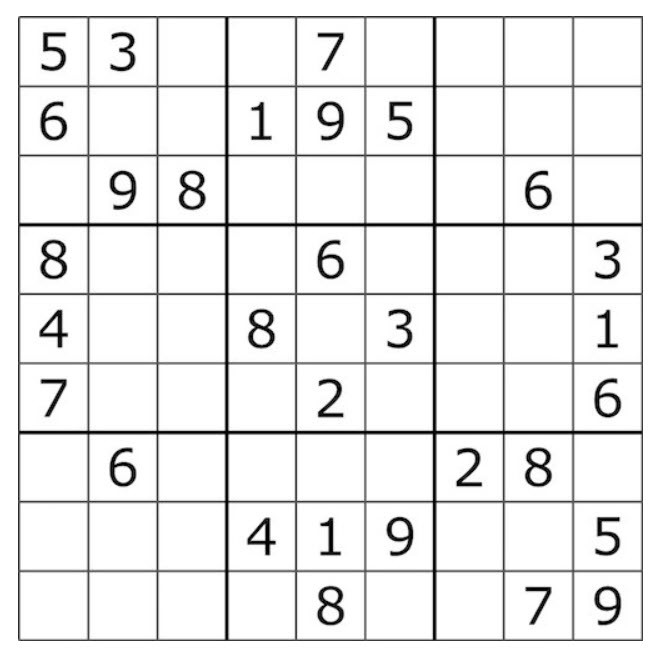
#> input picture test3.jpg, 657 x 652 px
$ python imgProcess.py
#> lines starting #> are read from the running program, lines starting #| are printed output that depends on the picture; after the words box and inside, x2 and y2 are one past the last pixel; in counts of white or black regions, pixels touching at a corner belong together
import cv2 as cv
import numpy as np
import operator


#function to display the image:
#https://opencv-python-tutroals.readthedocs.io/en/latest/py_tutorials/py_gui/py_image_display/py_image_display.html
def showImage(img):
	cv.imshow('Processing Images for COMP4102', img)
	cv.waitKey(0)
	cv.destroyAllWindows()


#Pre processing the image by the following steps:
	#1. blurring the image by cv.GaussianBlur with kernel size of 9x9
	#2. threshholding the image using cv.adaptiveThreshold which gives
		#better results over general threshholding
	#3. inverting the colour of the image using cv.bitwise_not
	#4. dilating the image to increase the thickness of lines to be more visible
def preProcessImg(image):
	blur = cv.GaussianBlur(img, (9,9), 0)
	thresh = cv.adaptiveThreshold(blur, 255, cv.ADAPTIVE_THRESH_GAUSSIAN_C, cv.THRESH_BINARY, 11, 2)
	thresh = cv.bitwise_not(thresh, thresh)

	'''
	if not skipDilate:
		kernel = np.array([[0., 1., 0.], [1., 1., 1.], [0., 1., 0.]], np.uint8)
		thresh = cv.dilate(thresh, kernel)
	'''
	return thresh


#https://docs.python.org/3/library/operator.html
#operator.itemgetter returns a tuple of lookup values. For example: After f = itemgetter(2), the call f(r) returns r[2].
#to get the 4 corners of the puzzle, we did the following according to the position of the puzzle on the screen:
	#bRight is the bottom right corner and it has the biggest x and y coordinates
	#bLeft is the bottom left corner and it has the smallest x but biggest y coordinates
	#tRight is the top right corner and it has the biggest x and smallest y coordinates
	#tLeft is the top left corner and it has the smallest x and y coordinates
def cornersAndContours(processedImg):
	extContours, h = cv.findContours(processedImg, cv.RETR_EXTERNAL, cv.CHAIN_APPROX_SIMPLE)
	extContours = sorted(extContours, key = cv.contourArea, reverse = True)
	square = extContours[0]

	tLeft, _ = min(enumerate([pt[0][0] + pt[0][1] for pt in square]), key=operator.itemgetter(1))
	tRight, _ = min(enumerate([pt[0][0] - pt[0][1] for pt in square]), key=operator.itemgetter(1))
	bRight, _ = max(enumerate([pt[0][0] + pt[0][1] for pt in square]), key=operator.itemgetter(1))
	bLeft, _ = max(enumerate([pt[0][0] - pt[0][1] for pt in square]), key=operator.itemgetter(1))

	#return from tLeft to bLeft in clockwise
	return [square[tLeft][0], square[tRight][0], square[bRight][0], square[bLeft][0]]


#displaying points using the displayPoints function,
#the function was used in the following website:
#https://www.programcreek.com/python/example/70398/cv2.COLOR_GRAY2BGR
def displayPoints(processedImg, corners):
	radius = 9
	colour = (255, 0, 0)
	if len(colour) == 3:
		if len(processedImg.shape) == 2:
			processedImg = cv.cvtColor(processedImg, cv.COLOR_GRAY2BGR)
		elif processedImg.shape[2] == 1:
			processedImg = cv.cvtColor(processedImg, cv.COLOR_GRAY2BGR)

	for corner in corners:
		processedImg = cv.circle(processedImg, tuple(int(x) for x in corner), radius, colour, -1)
	showImage(processedImg)
	return processedImg


#we are cropping the image using two cv functions: getPerspectiveTransform
#and warpPerspective, examples on how to use them were found in:
#https://docs.opencv.org/3.1.0/da/d6e/tutorial_py_geometric_transformations.html
#calculated longest side to make the final puzzle picture same box size of that side
#that method along with the extractCells and showCells functions were
#used from https://medium.com/@neshpatel/solving-sudoku-part-ii-9a7019d196a2
def cropImg(processedImg, corners):

	def distance(p1, p2):
		return np.sqrt(((p2[0] - p1[0]) ** 2) + ((p2[1] - p1[1]) ** 2))

	longestSide = max([
		distance(corners[0], corners[1]),
		distance(corners[1], corners[2]),
		distance(corners[2], corners[3]),
		distance(corners[0], corners[3])
	])

	#corners[0] = tLeft, corners[1] = tRight, corners[2] = bRight, corners[3] = bLeft
	src = np.float32([corners[0], corners[3], corners[2], corners[1] ])
	dst = np.float32([[0, 0], [longestSide - 1, 0], [longestSide - 1, longestSide - 1], [0, longestSide - 1]])

	M = cv.getPerspectiveTransform(src,dst)

	return cv.warpPerspective(processedImg, M, (int(longestSide), int(longestSide)))

#We would extract the cells from the cropped picture by
#slicing the cells by crop.shape[:1] and dividing that by 9 to get an indvidual cell
#we would then iterate over the cells using the nested for loop
def extractCells(crop):
	cells = []
	side = crop.shape[:1]
	side = side[0] / 9

	for i in range(9):
		for j in range(9):
			p1 = (i * side, j * side)
			p2 = ((i + 1) * side, (j + 1) * side)
			cells.append((p1, p2))
	return cells

#We would then show the grid in red using the following function
#we set the colour to red, convert the image again to grayscale as we did in displayPoints
#we would then iterate over the cells, drawing the grid using cv.rectangle:
#https://docs.opencv.org/2.4/modules/core/doc/drawing_functions.html
def showCells(crop, cells):
	colour = (0, 0, 255)
	if len(colour) == 3:
		if len(crop.shape) == 2:
			crop = cv.cvtColor(crop, cv.COLOR_GRAY2BGR)
		elif crop.shape[2] == 1:
			crop = cv.cvtColor(crop, cv.COLOR_GRAY2BGR)

	for cell in cells:
		crop = cv.rectangle(crop, tuple(int(x) for x in cell[0]), tuple(int(x) for x in cell[1]), colour, 5)
	showImage(crop)


# Main:
img = cv.imread("test3.jpg")
#> img is the input picture: shape (652, 657, 3); min 0, max 255, mean 234.7
showImage(img)

#read image and convert to grayscale right away
img = cv.imread("test3.jpg", cv.IMREAD_GRAYSCALE)
#> img: shape (652, 657); min 0, max 255, mean 234.7
processedImg = preProcessImg(img)
#> in preProcessImg, `thresh = cv.adaptiveThreshold(blur, 255, cv.ADAPTIVE_THRESH_GAUSSIAN_C..`:
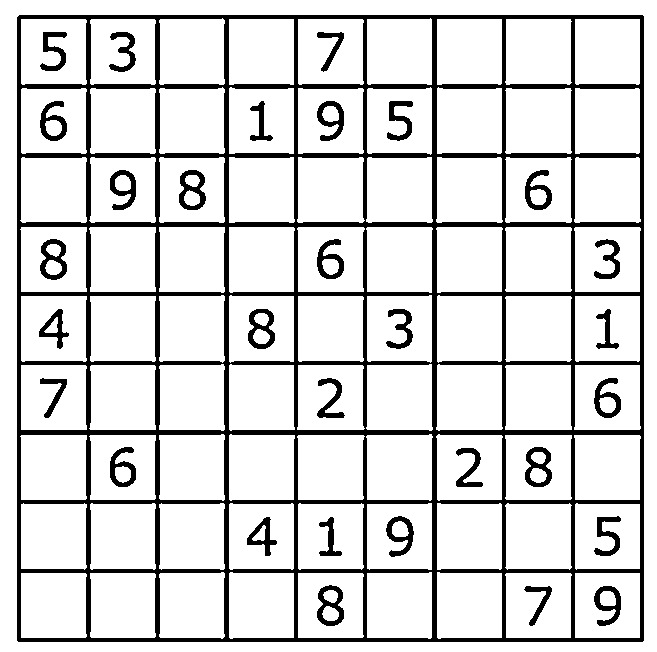
#> thresh: shape (652, 657); 84.7% white; 31 black regions, largest, box (x1, y1, x2, y2) and area: (17, 15, 644, 642) 51971, (179, 170, 206, 210) 542, (40, 239, 67, 280) 542
showImage(processedImg)

corners = cornersAndContours(processedImg)
#> in cornersAndContours, `extContours, h = cv.findContours(processedImg, cv.RETR_EXTERNAL, cv.CH..`: extContours = 1 item; h = [[-1, -1, -1, -1]]
#> in cornersAndContours, `square = extContours[0]`: square = [[19, 15], [17, 17], [17, 640], [18, 641], [642, 641], [643, 640], [643, 16], [642, 15]]
#> in cornersAndContours, `tLeft, _ = min(enumerate([pt[0][0] + pt[0][1] for pt in square]), key=..`: tLeft = 0
#> in cornersAndContours, `tRight, _ = min(enumerate([pt[0][0] - pt[0][1] for pt in square]), key..`: tRight = 2
#> in cornersAndContours, `bRight, _ = max(enumerate([pt[0][0] + pt[0][1] for pt in square]), key..`: bRight = 4
#> in cornersAndContours, `bLeft, _ = max(enumerate([pt[0][0] - pt[0][1] for pt in square]), key=..`: bLeft = 6
#> corners = [[19, 15], [17, 640], [642, 641], [643, 16]]
displayPoints(processedImg, corners)
#> the loop in displayPoints, `for corner in corners:` made 4 passes
#> pass 1, in displayPoints, `processedImg = cv.circle(processedImg, tuple(int(x) for x in corner), ..`:
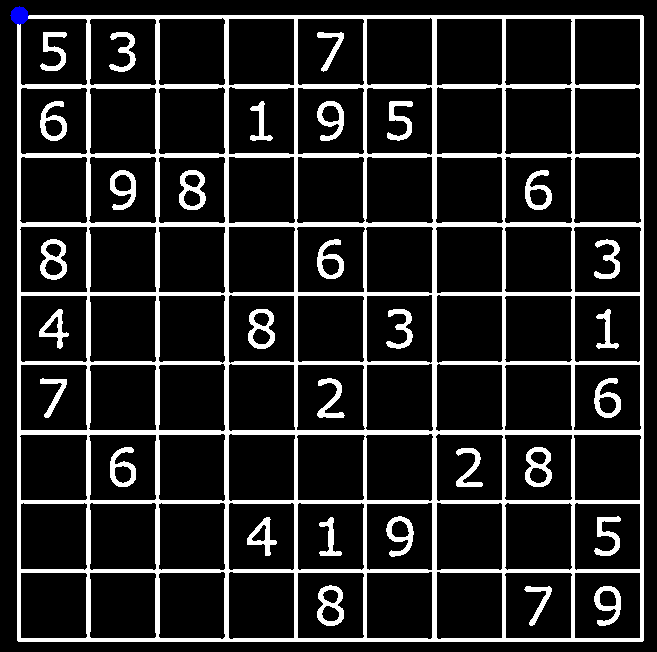
#> processedImg: shape (652, 657, 3); mean B, G, R 39, 38.9, 38.9
#> after the loop in displayPoints, `for corner in corners:`:
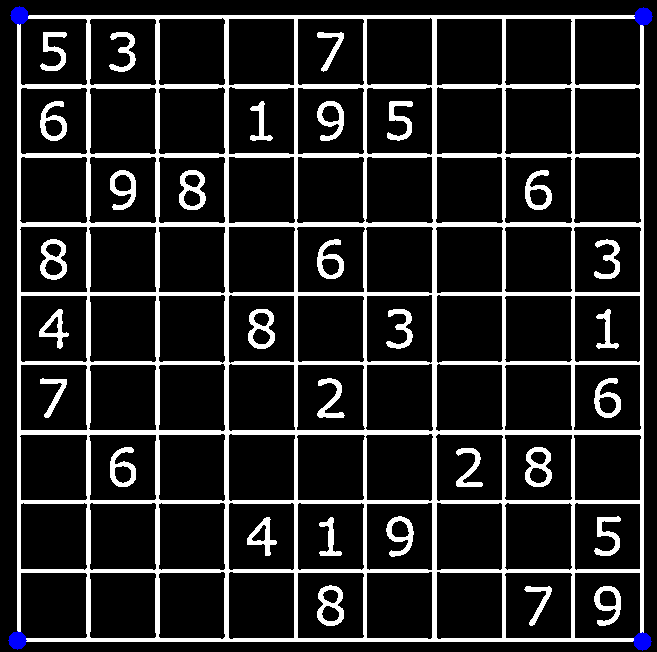
#> processedImg: shape (652, 657, 3); mean B, G, R 39.4, 38.8, 38.8

crop = cropImg(processedImg, corners)
#> in cropImg, `longestSide = max([ distance(corners[0], corners[1]), distance(corners..`: longestSide = 625
#> in cropImg, `src = np.float32([corners[0], corners[3], corners[2], corners[1] ])`: src = [[19, 15], [643, 16], [642, 641], [17, 640]]
#> in cropImg, `dst = np.float32([[0, 0], [longestSide - 1, 0], [longestSide - 1, long..`: dst = [[0, 0], [624, 0], [624, 624], [0, 624]]
#> in cropImg, `M = cv.getPerspectiveTransform(src,dst)`: M = [[1, 0.0032, -19.05], [-0.0016, 1, -14.97], [-8.21e-09, 2.56e-06, 1]]
#> in cropImg, `return cv.warpPerspective(processedImg, M, (int(longestSide), int(long..`:
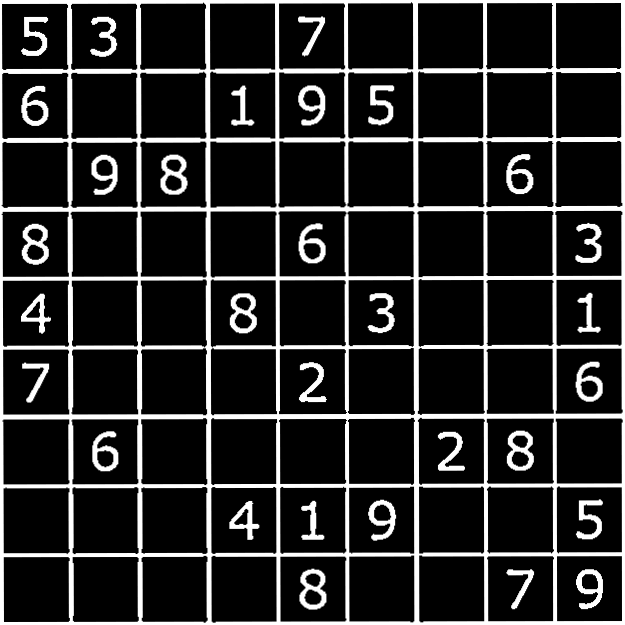
#> returned value: shape (625, 625); min 0, max 255, mean 41.6
showImage(crop)

cells = extractCells(crop)
#> cells = 81 items
showCells(crop, cells)
#> the loop in showCells, `for cell in cells:` made 81 passes
#> cell on passes 1 to 12: ((0, 0), (69.44, 69.44)), ((0, 69.44), (69.44, 138.9)), ((0, 138.9), (69.44, 208.3)), ((0, 208.3), (69.44, 277.8)), ((0, 277.8), (69.44, 347.2)), ((0, 347.2), (69.44, 416.7)), ((0, 416.7), (69.44, 486.1)), ((0, 486.1), (69.44, 555.6)), ((0, 555.6), (69.44, 625)), ((69.44, 0), (138.9, 69.44)), ((69.44, 69.44), (138.9, 138.9)), ((69.44, 138.9), (138.9, 208.3))
#> pass 1, in showCells, `crop = cv.rectangle(crop, tuple(int(x) for x in cell[0]), tuple(int(x)..`:
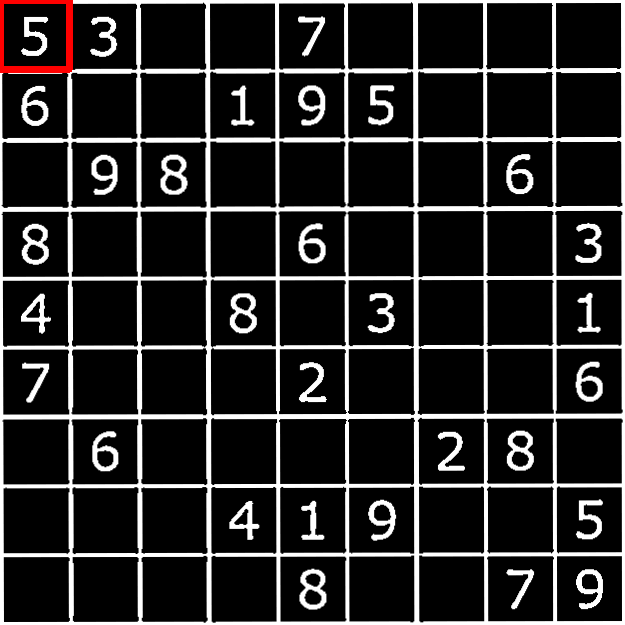
#> crop: shape (625, 625, 3); mean B, G, R 40.9, 40.9, 41.9
#> pass 3, in showCells, `crop = cv.rectangle(crop, tuple(int(x) for x in cell[0]), tuple(int(x)..`:
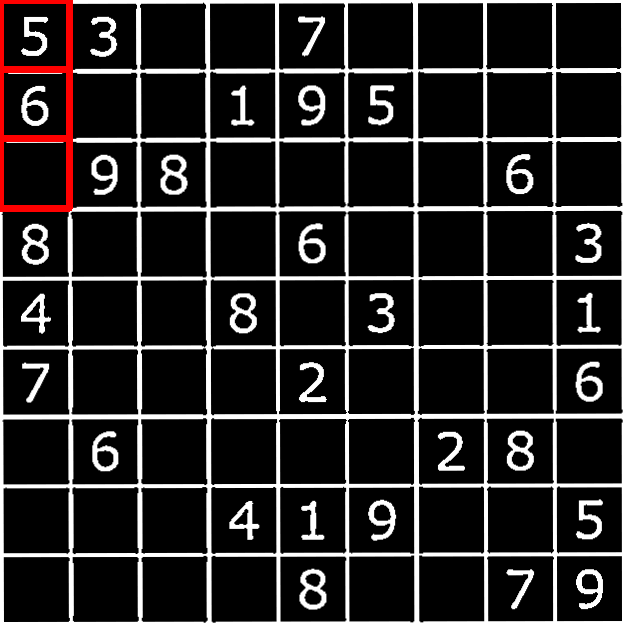
#> crop: shape (625, 625, 3); mean B, G, R 39.9, 39.9, 42.4
#> after the loop in showCells, `for cell in cells:`:
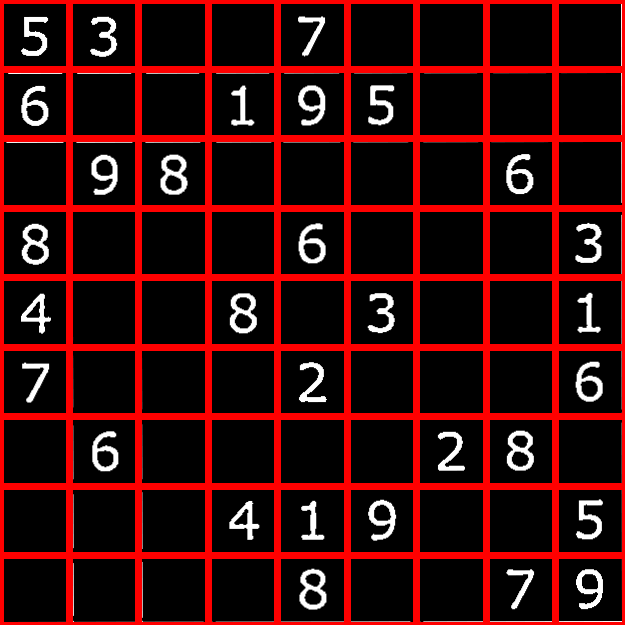
#> crop: shape (625, 625, 3); 18.15% of pixels changed, all inside (x1, y1, x2, y2) = (0, 0, 625, 625)

$ run again, with test1.jpg copied over test3.jpg
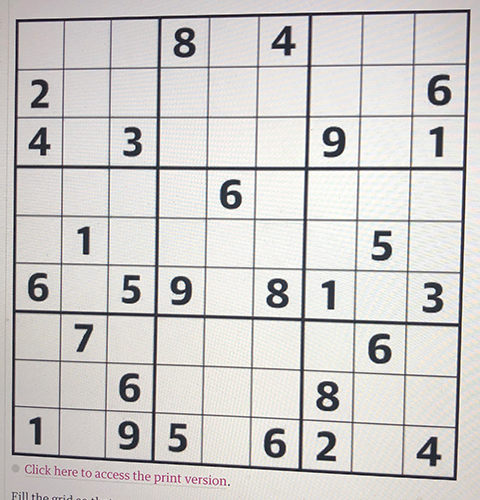
#> input picture test1.jpg, 480 x 500 px
#> img is the input picture: shape (500, 480, 3); mean B, G, R 202.4, 204.4, 206.7
#> img: shape (500, 480)
#> extContours = 112 contours, 97 with area under 20; largest, box (x1, y1, x2, y2) and area: (11, 9, 471, 481) 204684, (185, 475, 231, 487) 198, (153, 474, 181, 485) 143, (24, 464, 42, 474) 120, (54, 465, 78, 477) 110; h = 112 rows, first 6: [1, -1, -1, -1], [2, 0, -1, -1], [3, 1, -1, -1], [4, 2, -1, -1], [5, 3, -1, -1], [6, 4, -1, -1]
#> square = contour of 126 points, box (x1, y1, x2, y2) (11, 9, 471, 481), area 204684
#> tLeft = 22
#> tRight = 44
#> bRight = 96
#> bLeft = 125
#> corners = [[16, 19], [11, 454], [456, 480], [470, 9]]
#> the loop in displayPoints, `for corner in corners:` made 4 passes
#> after the loop in displayPoints, `for corner in corners:`:
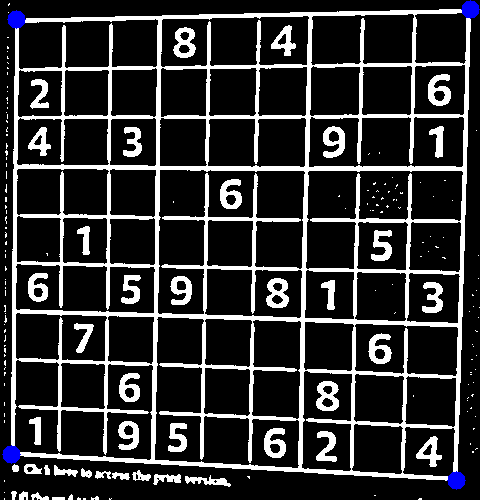
#> processedImg: shape (500, 480, 3); mean B, G, R 49.3, 48.3, 48.3
#> longestSide = 471.2
#> src = [[16, 19], [470, 9], [456, 480], [11, 454]]
#> dst = [[0, 0], [470.2, 0], [470.2, 470.2], [0, 470.2]]
#> M = [[1.13, 0.0129, -18.25], [0.0235, 1.06, -20.6], [0.000184, -3.81e-05, 1]]
#> cells = 81 items
#> the loop in showCells, `for cell in cells:` made 81 passes
#> cell on passes 1 to 8: ((0, 0), (52.33, 52.33)), ((0, 52.33), (52.33, 104.7)), ((0, 104.7), (52.33, 157)), ((0, 157), (52.33, 209.3)), ((0, 209.3), (52.33, 261.7)), ((0, 261.7), (52.33, 314)), ((0, 314), (52.33, 366.3)), ((0, 366.3), (52.33, 418.7))
#> after the loop in showCells, `for cell in cells:`:
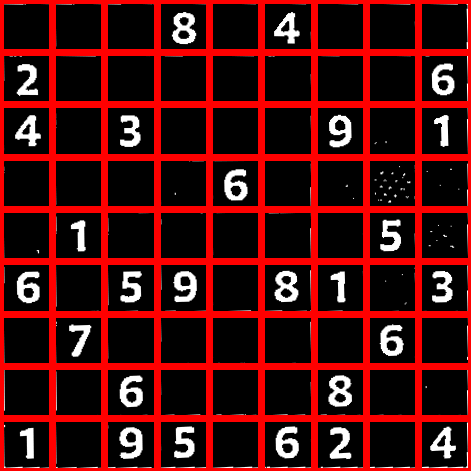
#> crop: shape (471, 471, 3); mean B, G, R 13, 13, 76.6

$ run again, with test2.jpg copied over test3.jpg
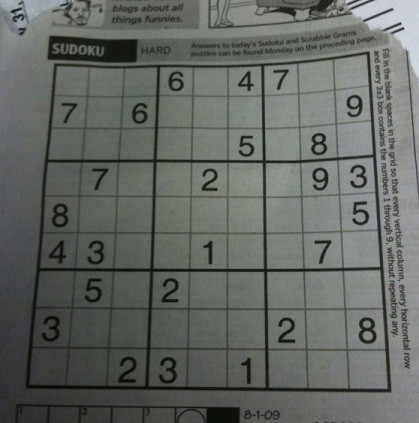
#> input picture test2.jpg, 419 x 423 px
#> img is the input picture: shape (423, 419, 3); mean B, G, R 98.9, 103.6, 99.4
#> img: shape (423, 419)
#> extContours = 139 contours, 62 with area under 20; largest, box (x1, y1, x2, y2) and area: (25, 51, 392, 393) 111736, (47, 35, 138, 62) 1882, (15, 403, 240, 423) 989, (207, 0, 374, 29) 712, (393, 39, 419, 199) 416; h = 139 rows, first 6: [1, -1, -1, -1], [2, 0, -1, -1], [3, 1, -1, -1], [4, 2, -1, -1], [5, 3, -1, -1], [6, 4, -1, -1]
#> square = contour of 183 points, box (x1, y1, x2, y2) (25, 51, 392, 393), area 111736
#> tLeft = 48
#> tRight = 109
#> bRight = 135
#> bLeft = 181
#> corners = [[54, 64], [25, 387], [390, 392], [369, 52]]
#> the loop in displayPoints, `for corner in corners:` made 4 passes
#> after the loop in displayPoints, `for corner in corners:`:
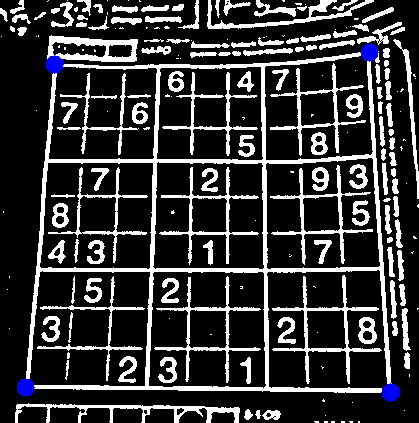
#> processedImg: shape (423, 419, 3); mean B, G, R 55.4, 53.9, 53.9
#> longestSide = 365
#> src = [[54, 64], [369, 52], [390, 392], [25, 387]]
#> dst = [[0, 0], [364, 0], [364, 364], [0, 364]]
#> M = [[1.27, 0.114, -75.92], [0.0519, 1.36, -90.01], [0.000187, 0.000517, 1]]
#> cells = 81 items
#> the loop in showCells, `for cell in cells:` made 81 passes
#> cell on passes 1 to 8: ((0, 0), (40.56, 40.56)), ((0, 40.56), (40.56, 81.11)), ((0, 81.11), (40.56, 121.7)), ((0, 121.7), (40.56, 162.2)), ((0, 162.2), (40.56, 202.8)), ((0, 202.8), (40.56, 243.3)), ((0, 243.3), (40.56, 283.9)), ((0, 283.9), (40.56, 324.4))
#> after the loop in showCells, `for cell in cells:`:
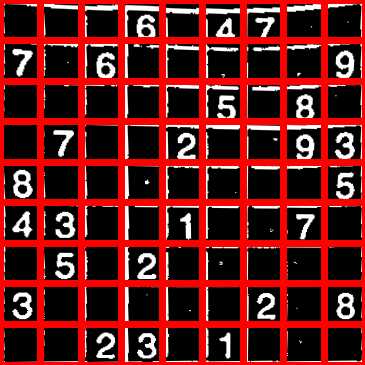
#> crop: shape (365, 365, 3); mean B, G, R 25.7, 25.7, 106.2
